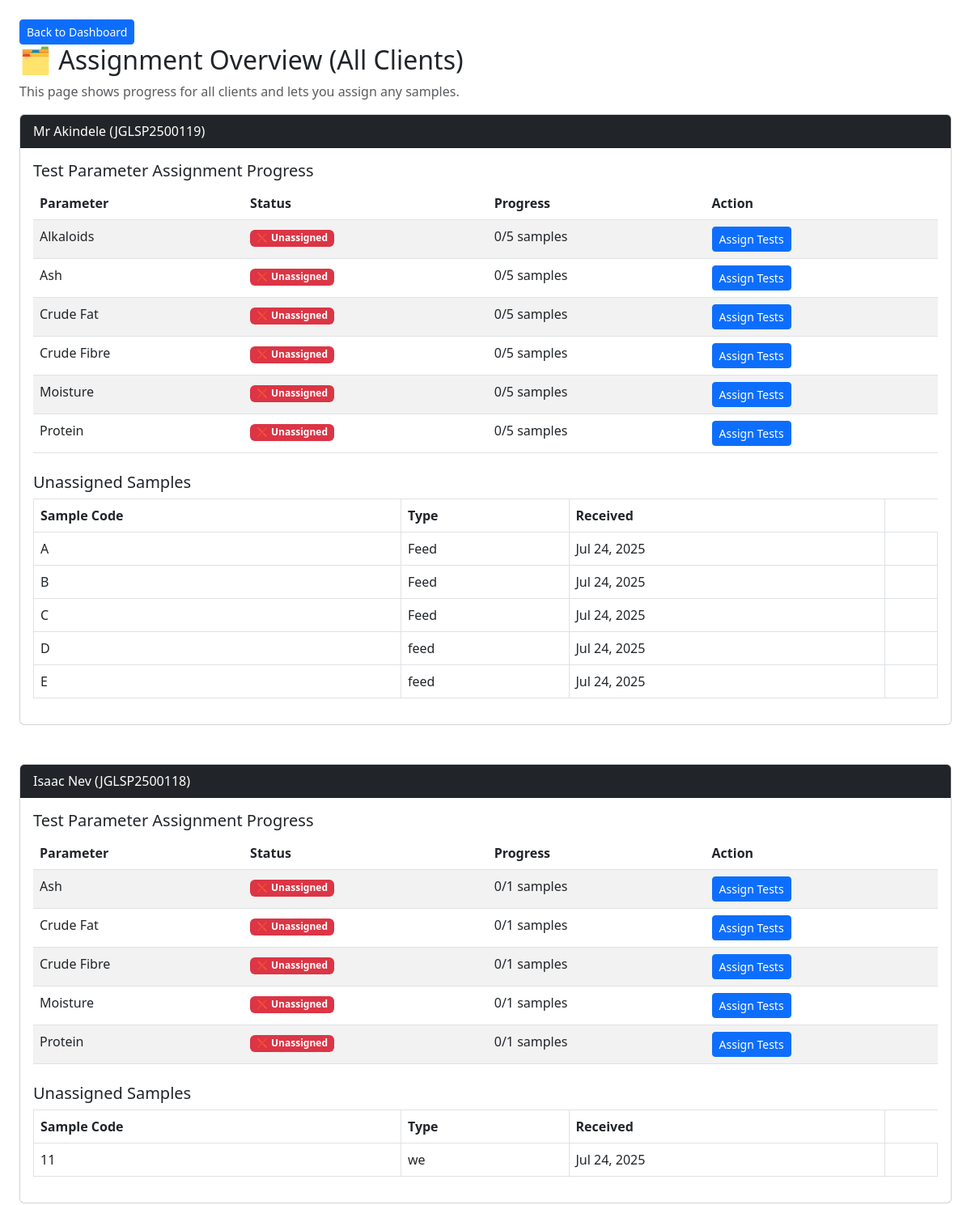
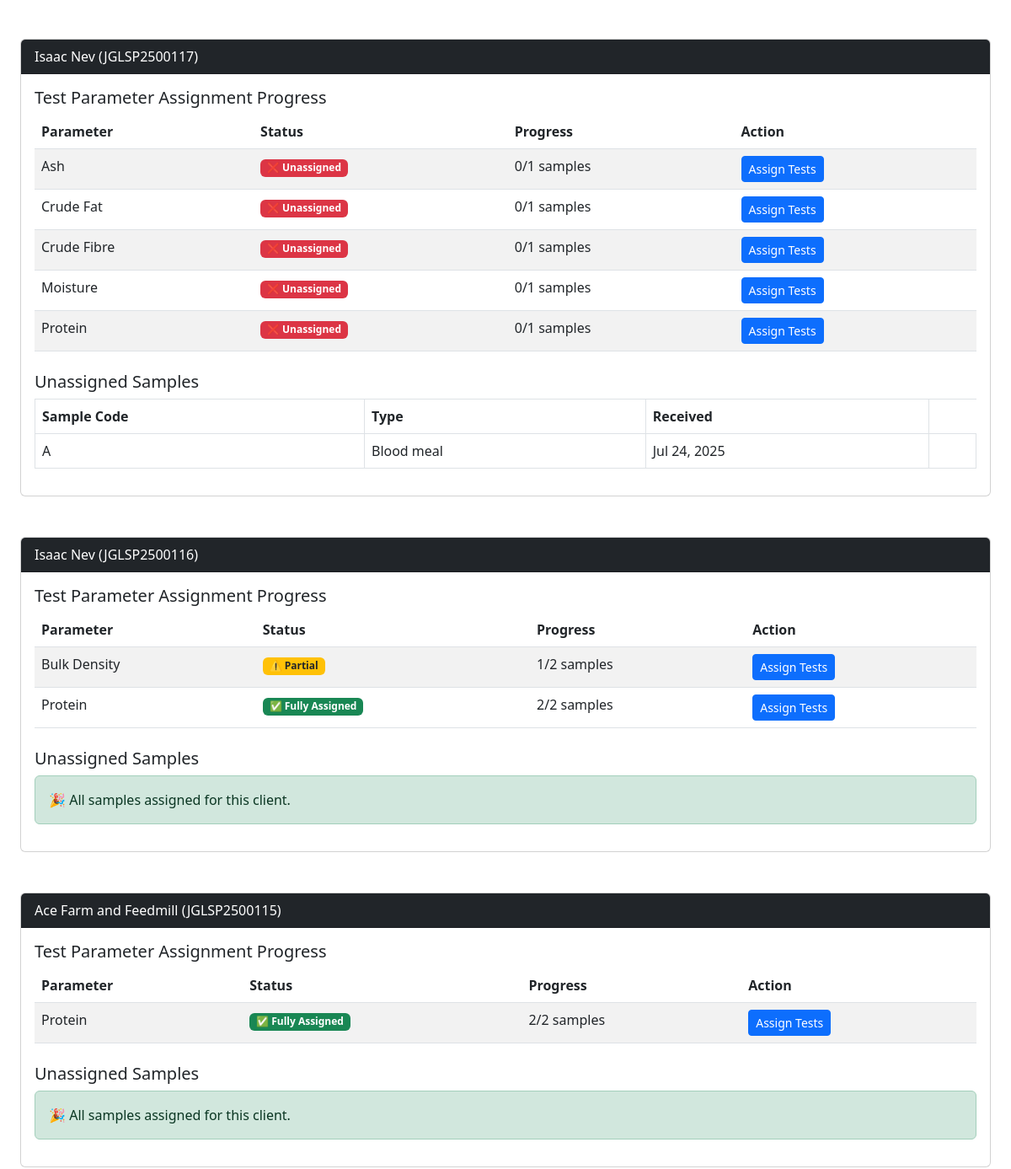
Page /manager/assign-overview/ (signed in, upper part) on the earlier database version (2 pictures, top to bottom).
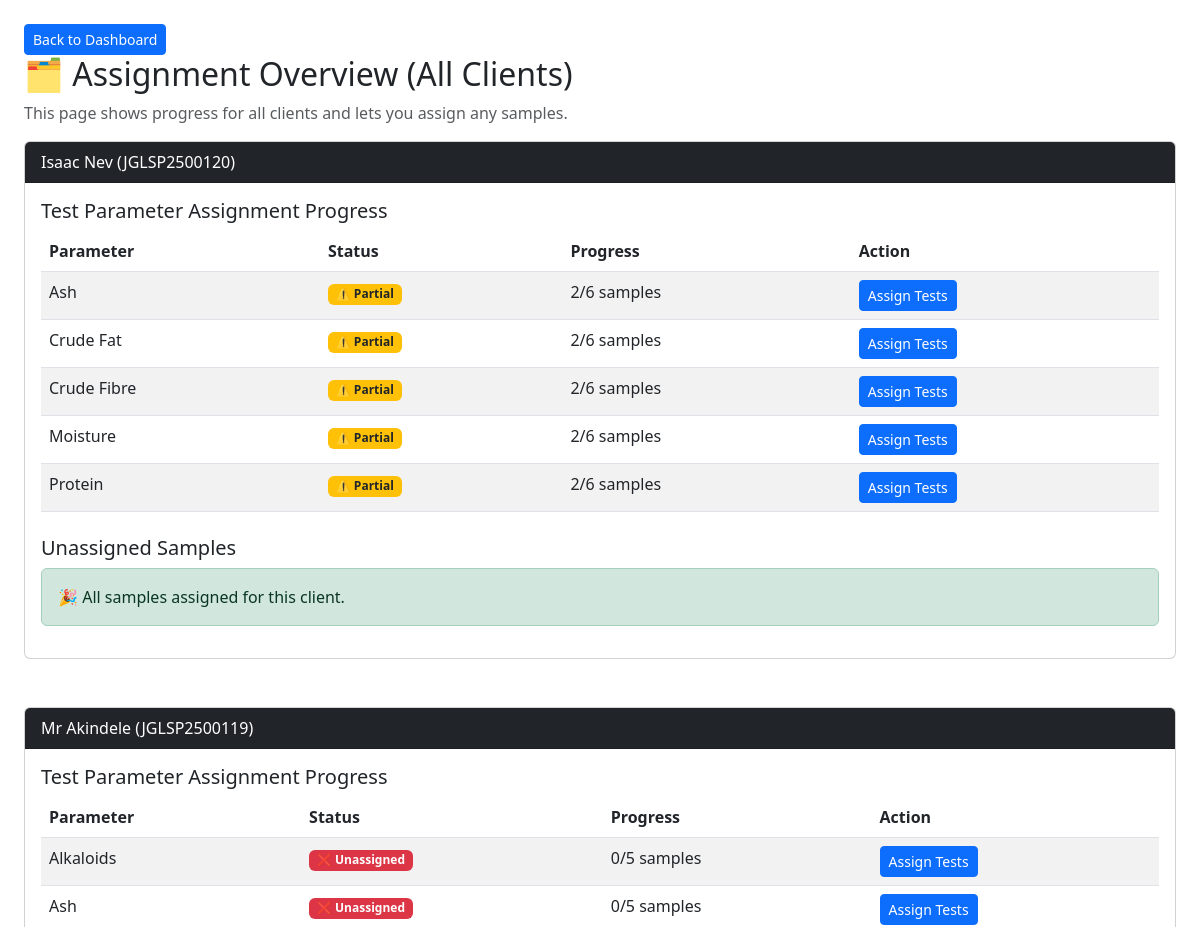
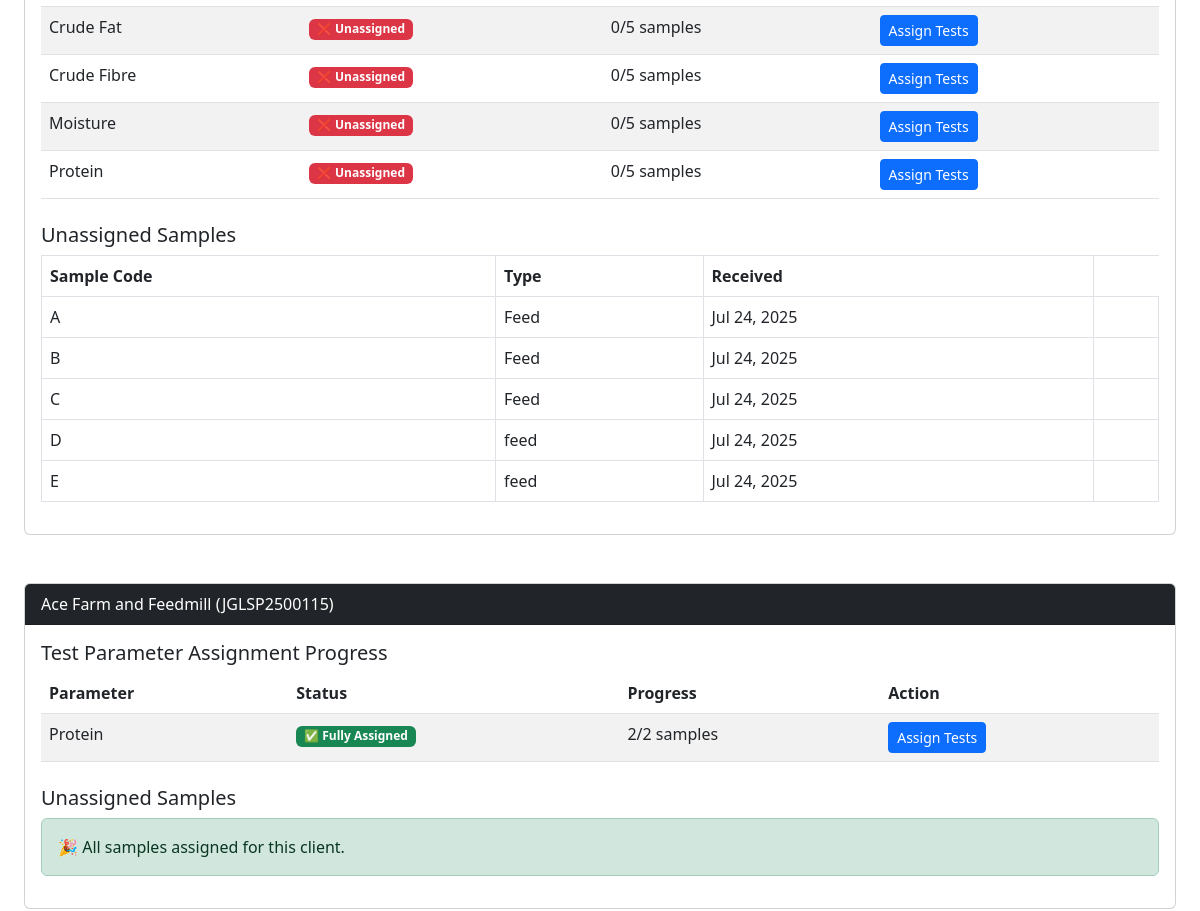
Same page on the later database version (2 pictures, top to bottom).
### lims/models/client.py (models this page shows, shortened)
class Client(models.Model):
    client_id = models.CharField(max_length=20, unique=True)
    name = models.CharField(max_length=100)
    organization = models.CharField(max_length=150)
    email = models.EmailField()
    phone = models.CharField(max_length=20)
    address = models.TextField()
    token = models.CharField(max_length=20, unique=True, blank=True)
    created = models.DateTimeField(auto_now_add=True)
    coa_released = models.BooleanField(default=False)
    summary_text = models.TextField(blank=True, null=True)
    summary_confirmed = models.BooleanField(default=False)
    history = HistoricalRecords()

### lims/models/parameter.py (models this page shows, shortened)
class Parameter(models.Model):
    group = models.ForeignKey(
        ParameterGroup,
        on_delete=models.CASCADE,
        help_text="The group this parameter belongs to."
    )
    default_equipment = models.ForeignKey(
        Equipment,
        null=True,
        blank=True,
        on_delete=models.SET_NULL,
        help_text="Preferred equipment for this test (if any)."
    )
    name = models.CharField(
        max_length=100,
        help_text="Name of the parameter (e.g., Moisture)."
    )
    unit = models.CharField(
        max_length=20,
        help_text="Measurement unit for this parameter (e.g., %, mg/kg)."
    )
    method = models.CharField(
        max_length=150,
        help_text="Method used for analyzing this parameter."
    )
    ref_limit = models.CharField(
        max_length=50,
        help_text="Reference limit or threshold for this parameter."
    )
    default_price = models.DecimalField(
        max_digits=8,
        decimal_places=2,
        help_text="Default price for analyzing this parameter."
    )

### lims/models/sample.py (models this page shows, shortened)
class Sample(models.Model):
    client = models.ForeignKey(Client, on_delete=models.CASCADE)
    sample_code = models.CharField(max_length=50)
    sample_type = models.CharField(max_length=100)
    weight = models.DecimalField(max_digits=6, decimal_places=2)
    temperature = models.DecimalField(max_digits=5, decimal_places=2, null=True, blank=True)
    humidity = models.DecimalField(max_digits=5, decimal_places=2, null=True, blank=True)
    status = models.CharField(max_length=20, choices=SampleStatus.choices, default=SampleStatus.RECEIVED)
    received_date = models.DateField(auto_now_add=True)
    verified_at = models.DateTimeField(null=True, blank=True)
    coa_released = models.BooleanField(default=False)
    manager_comment = models.TextField(blank=True, null=True)
    history = HistoricalRecords()

### lims/views/assign_test.py (the view)
# urls.py: path("manager/assign-overview/", assign_overview_all_clients, name="assign_overview_all_clients"),
@login_required
def assign_overview_all_clients(request):
    clients = Client.objects.all().order_by("-client_id")
    client_data = []
    for client in clients:
        samples = Sample.objects.filter(client=client).exclude(sample_type="QC")
        total_samples = samples.count()
        assigned_sample_ids = TestAssignment.objects.filter(
            sample__client=client,
            analyst__isnull=False
        ).values_list("sample_id", flat=True)
        unassigned_samples = samples.exclude(id__in=assigned_sample_ids)
        parameter_stats = (
            TestAssignment.objects
            .filter(sample__client=client, analyst__isnull=False)
            .exclude(sample__sample_type="QC")
            .values('parameter_id')
            .annotate(assigned_count=Count('sample', distinct=True))
        )
        assigned_lookup = {
            stat['parameter_id']: stat['assigned_count'] for stat in parameter_stats
        }
        parameter_ids = (
            TestAssignment.objects
            .filter(sample__client=client)
            .exclude(sample__sample_type="QC")
            .values_list('parameter', flat=True)
            .distinct()
        )
        parameters = Parameter.objects.filter(id__in=parameter_ids).order_by('name')
        for param in parameters:
            param.assigned_count = assigned_lookup.get(param.id, 0)
        control_stats = (
            TestAssignment.objects
            .filter(sample__client=client, is_control=True)
            .values('parameter')
            .annotate(control_sample_id=F('sample_id'))
        )
        control_lookup = {
            stat['parameter']: stat['control_sample_id'] for stat in control_stats
        }
        client_data.append({
            "client": client,
            "parameters": parameters,
            "assigned_lookup": assigned_lookup,
            "total_samples": total_samples,
            "unassigned_samples": unassigned_samples,
            "control_lookup": control_lookup,
        })
    return render(request, "lims/manager/assign_overview_all_clients.html", {
        "client_data": client_data
    })

### lims/templates/lims/manager/assign_overview_all_clients.html (shortened to what this page needs)
{% load static %}
<!DOCTYPE html>
<html>
<head>
  <link rel="stylesheet" href="https://cdn.jsdelivr.net/npm/bootstrap@5.3.0/dist/css/bootstrap.min.css">
</head>
<body class="p-4">
 <a href="{% url 'manager_dashboard' %}"
                       class="btn btn-sm btn-primary">
                      Back to Dashboard
                    </a>
  <h2>🗂️ Assignment Overview (All Clients)</h2>
  <p class="text-muted">This page shows progress for all clients and lets you assign any samples.</p>
  {% for entry in client_data %}
    <div class="card mb-5">
      <div class="card-header bg-dark text-white">
        {{ entry.client.name }} ({{ entry.client.client_id }})
      </div>
      <div class="card-body">
        <h5>Test Parameter Assignment Progress</h5>
        {% if entry.parameters %}
          <table class="table table-striped mb-4">
            <thead>
              <tr>
                <th>Parameter</th>
                <th>Status</th>
                <th>Progress</th>
                <th>Action</th>
              </tr>
            </thead>
            <tbody>
              {% for param in entry.parameters %}
                {% with assigned=param.assigned_count %}
                <tr>
                  <td>{{ param.name }}</td>
                  <td>
                    {% if assigned == entry.total_samples %}
                      <span class="badge bg-success">✅ Fully Assigned</span>
                    {% elif assigned > 0 %}
                      <span class="badge bg-warning text-dark">⚠️ Partial</span>
                    {% else %}
                      <span class="badge bg-danger">❌ Unassigned</span>
                    {% endif %}
                  </td>
                  <td>{{ assigned|default:0 }}/{{ entry.total_samples }} samples</td>
                  <td>
                    <a href="{% url 'assign_parameter_tests' entry.client.client_id param.id %}"
                       class="btn btn-sm btn-primary">
                      Assign Tests
                    </a>
                  </td>
                </tr>
                {% endwith %}
              {% endfor %}
            </tbody>
          </table>
        {% else %}
          <div class="alert alert-secondary">No parameters found for this client.</div>
        {% endif %}
        <h5>Unassigned Samples</h5>
        {% if entry.unassigned_samples %}
          <table class="table table-bordered">
            <thead>
              <tr>
                <th>Sample Code</th>
                <th>Type</th>
                <th>Received</th>
              </tr>
            </thead>
            <tbody>
              {% for s in entry.unassigned_samples %}
                <tr>
                  <td>{{ s.sample_code }}</td>
                  <td>{{ s.sample_type }}</td>
                  <td>{{ s.received_date|date:"M d, Y" }}</td>
                  <td>
                  </td>
                </tr>
              {% endfor %}
            </tbody>
          </table>
        {% else %}
          <div class="alert alert-success">🎉 All samples assigned for this client.</div>
        {% endif %}
      </div>
    </div>
  {% endfor %}
</body>
</html>

Differences in the rows shown:
removed Client: client.name "Isaac Nev", client.client_id "JGLSP2500118", Parameter (name "Ash", shows "❌ Unassigned", assigned_count "0", total_samples "1"), Parameter (name "Crude Fat", shows "❌ Unassigned", assigned_count "0", total_samples "1"), Parameter (name "Crude Fibre", shows "❌ Unassigned", assigned_count "0", total_samples "1"), Parameter (name "Moisture", shows "❌ Unassigned", assigned_count "0", total_samples "1"), Parameter (name "Protein", shows "❌ Unassigned", assigned_count "0", total_samples "1")
removed Sample: sample_code "11", sample_type "we", received_date "Jul 24, 2025", shown under "Isaac Nev"
removed Client: client.name "Isaac Nev", client.client_id "JGLSP2500117", Parameter (name "Ash", shows "❌ Unassigned", assigned_count "0", total_samples "1"), Parameter (name "Crude Fat", shows "❌ Unassigned", assigned_count "0", total_samples "1"), Parameter (name "Crude Fibre", shows "❌ Unassigned", assigned_count "0", total_samples "1"), Parameter (name "Moisture", shows "❌ Unassigned", assigned_count "0", total_samples "1"), Parameter (name "Protein", shows "❌ Unassigned", assigned_count "0", total_samples "1")
removed Sample: sample_code "A", sample_type "Blood meal", received_date "Jul 24, 2025", shown under "Isaac Nev"
removed Client: client.name "Isaac Nev", client.client_id "JGLSP2500116", shows "🎉 All samples assigned for this client.", Parameter (name "Protein", shows "✅ Fully Assigned", assigned_count "2", total_samples "2")
no longer on this page (row unchanged): Parameter: name "Bulk Density", shows "⚠️ Partial", assigned_count "1", total_samples "2", shown under "Isaac Nev"
added Client: client.name "Isaac Nev", client.client_id "JGLSP2500120", shows "🎉 All samples assigned for this client.", Parameter (name "Ash", shows "⚠️ Partial", assigned_count "2", total_samples "6"), Parameter (name "Crude Fat", shows "⚠️ Partial", assigned_count "2", total_samples "6"), Parameter (name "Crude Fibre", shows "⚠️ Partial", assigned_count "2", total_samples "6"), Parameter (name "Moisture", shows "⚠️ Partial", assigned_count "2", total_samples "6"), Parameter (name "Protein", shows "⚠️ Partial", assigned_count "2", total_samples "6")
